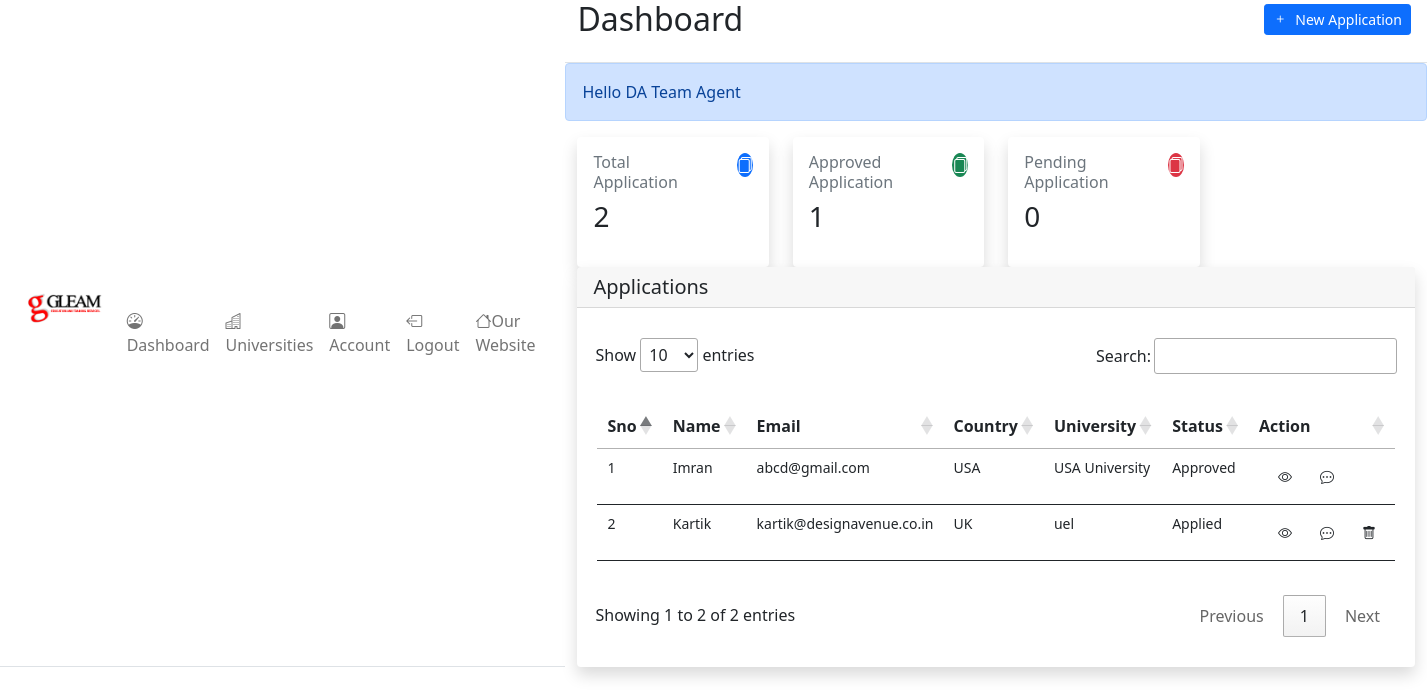
Screenshot of /frontend/agent/dashboard.php (signed in) with the database file from the repository.
### tables this page shows
CREATE TABLE `users` (
  `id` int(11) NOT NULL,
  `name` text DEFAULT NULL,
  `email` varchar(50) NOT NULL,
  `phone` bigint(15) NOT NULL,
  `password` varchar(100) NOT NULL,
  `is_admin` int(11) NOT NULL DEFAULT 0 COMMENT '0-student, 1-admin,2-agent, 3-gleam admin',
  `verification_code` text DEFAULT NULL,
  `forgot_token` text DEFAULT NULL,
  `verified` int(10) NOT NULL DEFAULT 0 COMMENT '0-No, 1-Yes',
  `user_block` int(10) NOT NULL DEFAULT 0 COMMENT '0-unblock, 1-block',
  `created_at` timestamp NOT NULL DEFAULT current_timestamp(),
  `updated_at` timestamp NULL DEFAULT NULL ON UPDATE current_timestamp(),
  `deleted_at` timestamp NULL DEFAULT NULL
);

CREATE TABLE `applications_by_agents` (
  `id` int(255) NOT NULL,
  `agent_id` int(255) DEFAULT NULL,
  `name` text DEFAULT NULL,
  `email` varchar(255) DEFAULT NULL,
  `phone` bigint(13) DEFAULT NULL,
  `country_id` int(15) DEFAULT NULL,
  `university_name` text DEFAULT NULL,
  `course_name` text DEFAULT NULL,
  `intake` text DEFAULT NULL,
  `application_no` bigint(255) DEFAULT NULL,
  `status` int(10) NOT NULL DEFAULT 1 COMMENT '0- pending, 1-under review, 2-approved, 3-rejected\r\n',
  `created_at` timestamp NOT NULL DEFAULT current_timestamp(),
  `updated_at` timestamp NULL DEFAULT NULL ON UPDATE current_timestamp(),
  `deleted_at` timestamp NULL DEFAULT NULL
);

CREATE TABLE `countries` (
  `id` int(11) NOT NULL,
  `country_name` text NOT NULL,
  `created_at` timestamp NOT NULL DEFAULT current_timestamp(),
  `updated_at` timestamp NULL DEFAULT NULL ON UPDATE current_timestamp(),
  `deleted_at` timestamp NULL DEFAULT NULL
);

CREATE TABLE `status_assumptions` (
  `sno` int(200) NOT NULL,
  `status_number` int(11) NOT NULL,
  `status_name` text NOT NULL,
  `created_at` timestamp NOT NULL DEFAULT current_timestamp() ON UPDATE current_timestamp(),
  `updated_at` timestamp NULL DEFAULT NULL ON UPDATE current_timestamp(),
  `deleted_at` timestamp NULL DEFAULT NULL
);

### frontend/agent/dashboard.php (the view, shortened to what the rows shown need)
<?php
include("../../backend/config.php");
$stmt="SELECT name FROM users WHERE id=(?) AND is_admin=(?) LIMIT 1";
$sql=mysqli_prepare($conn, $stmt);
$is_admin=2;
mysqli_stmt_bind_param($sql,"ii",$_SESSION["agent_id"],$is_admin);
$result=mysqli_stmt_execute($sql);
if (!empty($result) && isset($result)){
    $data= mysqli_stmt_get_result($sql);
    $user_name=mysqli_fetch_array($data);
        ?>
        <?php
}
?>
<!DOCTYPE html>
<html lang="en">
<head>
    <?php require('./agent_components/header_links.php'); ?>
</head>
<body>
    <div class="d-flex flex-column flex-lg-row h-lg-full bg-surface-secondary">
        <div class="h-screen flex-grow-1 overflow-y-lg-auto">
            <header class="bg-surface-primary border-bottom pt-6">
                <div class="container-fluid">
                    <div class="mb-npx">
                        <div class="row align-items-center">
                            <div class="col-sm-6 col-12 mb-4 mb-sm-0">
                                <h1 class="h2 mb-0 ls-tight">Dashboard</h1>
                            </div>
                        </div>
                    </div>
                </div>
            </header>
            <div class="alert alert-primary" role="alert">
                Hello <?php echo $user_name['name']; ?>
            </div>
            <main class="py-6 bg-surface-secondary">
                <div class="container-fluid">
                    <div class="card shadow border-0 mb-7">
                        <div class="table-responsive" style="padding: 30px 18px;">
                            <table class="table table-hover table-nowrap" id="myTable" style="padding: 30px 2px; border: 0px !important;">
                                <thead class="thead-light">
                                    <tr>
                                        <th style="font-size: 16px;">Sno</th>
                                        <th style="font-size: 16px;">Name</th>
                                        <th style="font-size: 16px;">Email</th>
                                        <th style="font-size: 16px;">Country</th>
                                        <th style="font-size: 16px;">University</th>
                                        <th style="font-size: 16px;">Status</th>
                                        <th style="font-size: 16px;">Action</th>
                                    </tr>
                                </thead>
                                <tbody>
                                    <?php
                                        $stmt="SELECT status_assumptions.status_name,countries.country_name,applications_by_agents.id,
                                        applications_by_agents.name,applications_by_agents.email,
                                        applications_by_agents.country_id,
                                        applications_by_agents.university_name,
                                        applications_by_agents.application_no,
                                        applications_by_agents.status,
                                        applications_by_agents.created_at
                                        FROM `applications_by_agents`
                                        INNER JOIN countries ON countries.id=applications_by_agents.country_id
                                        INNER JOIN status_assumptions ON status_assumptions.status_number=applications_by_agents.status
                                         WHERE applications_by_agents.deleted_at IS NULL AND applications_by_agents.agent_id=(?)";
                                        $sql=mysqli_prepare($conn, $stmt);
                                        mysqli_stmt_bind_param($sql,'i',$_SESSION['agent_id']);
                                        $result=mysqli_stmt_execute($sql);
                                        if ($result){
                                                $data= mysqli_stmt_get_result($sql);
                                                $sno=1;
                                                while ($row = mysqli_fetch_array($data)){
                                    ?>
                                    <tr>
                                        <td style="font-size: 14px;">
                                            <?php echo $sno;?>
                                        </td>
                                        <td style="font-size: 14px;">
                                            <?php echo $row["name"];?>
                                        </td>
                                        <td style="font-size: 14px;">
                                            <?php echo $row["email"];?>
                                        </td>
                                        <td style="font-size: 14px;">
                                            <?php echo $row["country_name"];?>
                                        </td>
                                        <td style="font-size: 14px;">
                                            <?php echo $row["university_name"];?>
                                        </td>
                                        <td style="font-size: 14px;">
                                            <?php echo $row["status_name"];?>
                                        </td>
                                        <td class="d-flex">
                                            <form action="./view_details.php" method="get">
                                                <button type="submit" class="btn btn-neutral text-danger-hover p-2"
                                                    style="font-size: 14px; margin-left: 10px;">
                                                    <i class="bi bi-eye"></i>
                                                </button>
                                            </form>
                                            <form action="./chat.php" method="get">
                                                <button type="submit" class="btn btn-neutral text-danger-hover p-2"
                                                    style="font-size: 14px; margin-left: 10px;">
                                                    <i class="bi bi-chat-dots"></i>
                                                </button>
                                            </form>
                                            <?php
                                                if ($row["status"]!=2) {
                                                    ?>
                                                     <form action="../../backend/agent/delete_application.php"
                                                onsubmit="return confirm_delete()" method="post">
                                                <button type="submit" class="btn btn-neutral text-danger-hover p-2"
                                                    style="font-size: 14px; margin-left: 10px;">
                                                    <i class="bi bi-trash"></i>
                                                </button>
                                            </form>
                                                    <?php
                                                }
                                            ?>
                                        </td>
                                    </tr>
                                    <?php
                                    $sno++;
                                    }
                                }
                                ?>
                                </tbody>
                            </table>
                        </div>
                    </div>
                </div>
            </main>
        </div>
    </div>
</body>
</html>

### rows the page displays
users: name "DA Team Agent"
applications_by_agents: name "Imran", email "abcd@gmail.com", country.country_name "USA", university_name "USA University", status_assumptions.status_name "Approved"
applications_by_agents: name "Kartik", email "kartik@designavenue.co.in", country.country_name "UK", university_name "uel", status_assumptions.status_name "Applied"

### other values shown
$row[0] "2"
$row[0] "1"
$row[0] "0"
